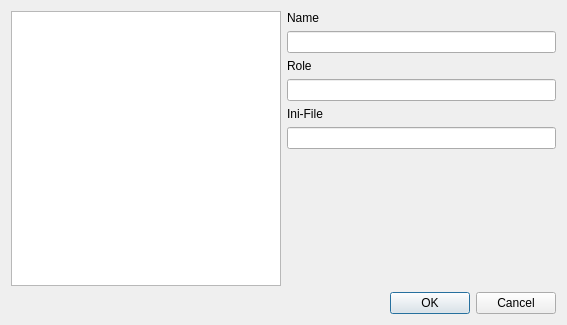
<?xml version="1.0" encoding="UTF-8"?>
<ui version="4.0">
 <class>DialogSelectUser</class>
 <widget class="QDialog" name="DialogSelectUser">
  <property name="geometry">
   <rect>
    <x>0</x>
    <y>0</y>
    <width>567</width>
    <height>325</height>
   </rect>
  </property>
  <property name="windowTitle">
   <string>Dialog</string>
  </property>
  <layout class="QVBoxLayout" name="verticalLayout">
   <item>
    <layout class="QHBoxLayout" name="horizontalLayout">
     <item>
      <widget class="QListView" name="userList">
       <property name="mouseTracking">
        <bool>false</bool>
       </property>
      </widget>
     </item>
     <item>
      <layout class="QVBoxLayout" name="verticalLayout_2">
       <item>
        <widget class="QLabel" name="label">
         <property name="text">
          <string>Name</string>
         </property>
        </widget>
       </item>
       <item>
        <widget class="QLineEdit" name="lineEdit_name"/>
       </item>
       <item>
        <widget class="QLabel" name="label_3">
         <property name="text">
          <string>Role</string>
         </property>
        </widget>
       </item>
       <item>
        <widget class="QLineEdit" name="lineEdit_role"/>
       </item>
       <item>
        <widget class="QLabel" name="label_4">
         <property name="text">
          <string>Ini-File</string>
         </property>
        </widget>
       </item>
       <item>
        <widget class="QLineEdit" name="lineEdit_iniFile"/>
       </item>
       <item>
        <spacer name="verticalSpacer">
         <property name="orientation">
          <enum>Qt::Vertical</enum>
         </property>
         <property name="sizeHint" stdset="0">
          <size>
           <width>20</width>
           <height>40</height>
          </size>
         </property>
        </spacer>
       </item>
      </layout>
     </item>
    </layout>
   </item>
   <item>
    <widget class="QDialogButtonBox" name="buttonBox">
     <property name="orientation">
      <enum>Qt::Horizontal</enum>
     </property>
     <property name="standardButtons">
      <set>QDialogButtonBox::Cancel|QDialogButtonBox::Ok</set>
     </property>
    </widget>
   </item>
  </layout>
 </widget>
 <resources/>
 <connections>
  <connection>
   <sender>buttonBox</sender>
   <signal>accepted()</signal>
   <receiver>DialogSelectUser</receiver>
   <slot>accept()</slot>
   <hints>
    <hint type="sourcelabel">
     <x>257</x>
     <y>315</y>
    </hint>
    <hint type="destinationlabel">
     <x>157</x>
     <y>274</y>
    </hint>
   </hints>
  </connection>
  <connection>
   <sender>buttonBox</sender>
   <signal>rejected()</signal>
   <receiver>DialogSelectUser</receiver>
   <slot>reject()</slot>
   <hints>
    <hint type="sourcelabel">
     <x>325</x>
     <y>315</y>
    </hint>
    <hint type="destinationlabel">
     <x>286</x>
     <y>274</y>
    </hint>
   </hints>
  </connection>
 </connections>
</ui>
